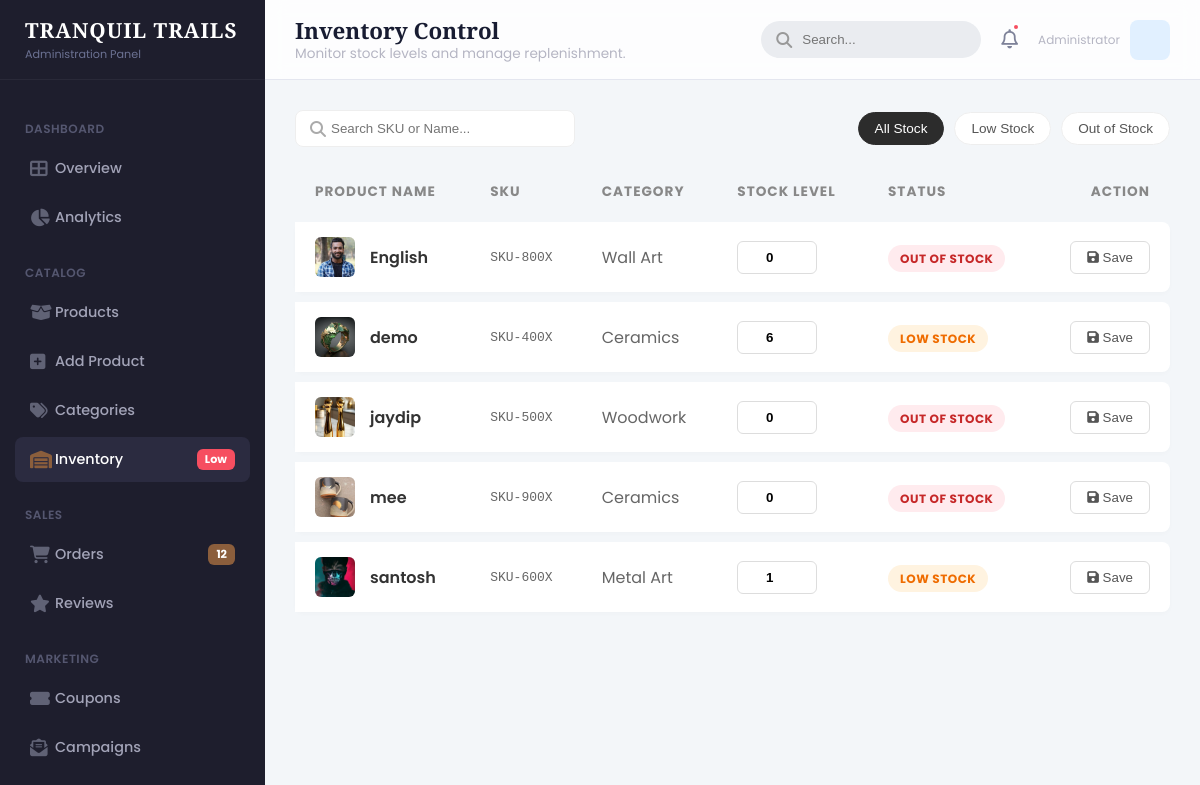
Page /admin-inventory/ on the earlier database version.
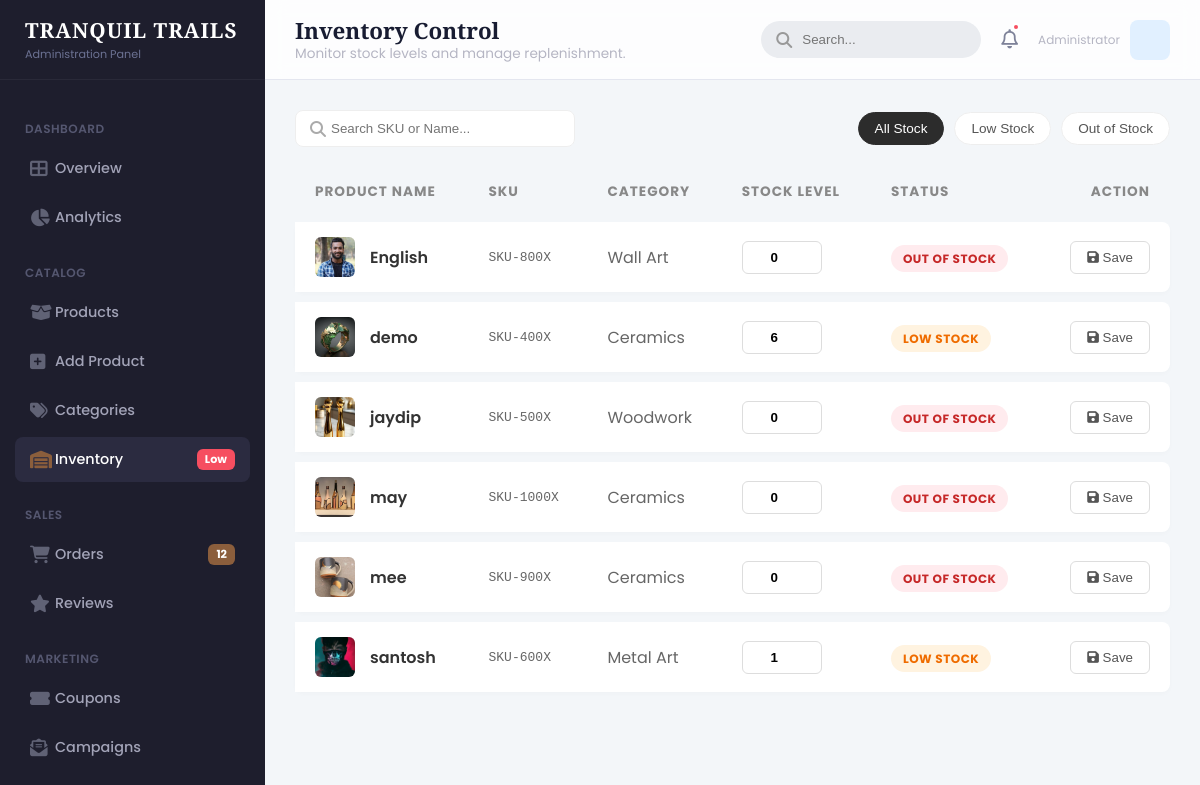
Same page on the later database version.
### core/models.py (models this page shows, shortened)
class Product(models.Model):
    category = models.ForeignKey(Category, related_name='products', on_delete=models.CASCADE)
    name = models.CharField(max_length=200)
    slug = models.SlugField(unique=True)
    image = models.ImageField(upload_to='products/')
    description = models.TextField(blank=True)
    price = models.DecimalField(max_digits=10, decimal_places=2)
    stock = models.PositiveIntegerField(default=0)
    available = models.BooleanField(default=True)
    created_at = models.DateTimeField(auto_now_add=True)
    updated_at = models.DateTimeField(auto_now=True)

class Category(models.Model):
    name = models.CharField(max_length=100)
    slug = models.SlugField(unique=True)
    image = models.ImageField(upload_to='categories/', blank=True, null=True)
    class Meta:
        verbose_name_plural = "Categories"

### core/views.py (the view)
# urls.py: path('admin-inventory/', views.admin_inventory, name='admin_inventory'),
def admin_inventory(request):
    products = Product.objects.all().order_by('name')
    return render(request, 'admin/inventory.html', {'products': products})

### core/templates/admin/inventory.html (shortened to what this page needs)
{% extends 'admin/base_admin.html' %}
{% load static %}
{% block page_title %}Inventory Control{% endblock %}
{% block page_desc %}Monitor stock levels and manage replenishment.{% endblock %}
{% block content %}
<div class="fade-in-up">
    <div style="display: flex; justify-content: space-between; align-items: center; margin-bottom: 25px; flex-wrap: wrap; gap: 20px;">
        <div style="position: relative;">
            <i class="fas fa-search" style="position: absolute; left: 15px; top: 50%; transform: translateY(-50%); color: #aaa;"></i>
            <input type="text" id="invSearch" placeholder="Search SKU or Name..."
                   style="padding: 10px 10px 10px 35px; border: 1px solid #eee; border-radius: 8px; width: 280px; outline: none;">
        </div>
        <div style="display: flex; gap: 10px;">
            <button class="filter-chip active" onclick="filterTable('all', this)">All Stock</button>
            <button class="filter-chip" onclick="filterTable('low', this)">Low Stock</button>
            <button class="filter-chip" onclick="filterTable('out', this)">Out of Stock</button>
        </div>
    </div>
    <table class="modern-table">
        <thead>
            <tr>
                <th>Product Name</th>
                <th>SKU</th>
                <th>Category</th>
                <th>Stock Level</th>
                <th>Status</th>
                <th style="text-align: right;">Action</th>
            </tr>
        </thead>
        <tbody id="inventoryBody">
            {% for p in products %}
            <tr class="table-row"
                data-stock="{{ p.stock|default:0 }}"
                data-name="{{ p.name|lower }}"
                data-sku="SKU-{{ p.id }}">
                <td style="display: flex; align-items: center;">
                    {% if p.image %}
                        <img src="{{ p.image.url }}" class="prod-thumb">
                    {% else %}
                        <div class="prod-thumb" style="display:flex; align-items:center; justify-content:center;"><i class="fas fa-box" style="color:#ccc;"></i></div>
                    {% endif %}
                    <span style="font-weight: 600; color: #333;">{{ p.name }}</span>
                </td>
                <td style="color: #666; font-family: monospace;">SKU-{{ p.id }}00X</td>
                <td style="color: #666;">
                    {% if p.category %}{{ p.category.name }}{% else %}Uncategorized{% endif %}
                </td>
                <form method="POST" action="{% url 'admin_update_stock' p.id %}">
                    <td>
                        <input type="number" name="stock" value="{{ p.stock|default:0 }}" class="stock-input" min="0">
                    </td>
                    <td>
                        {% if p.stock > 10 %}
                            <span class="status-badge status-in">In Stock</span>
                        {% elif p.stock > 0 %}
                            <span class="status-badge status-low">Low Stock</span>
                        {% else %}
                            <span class="status-badge status-out">Out of Stock</span>
                        {% endif %}
                    </td>
                    <td style="text-align: right;">
                        <button type="submit" class="btn-update">
                            <i class="fas fa-save"></i> Save
                        </button>
                    </td>
                </form>
            </tr>
            {% empty %}
            <tr>
                <td colspan="6" style="text-align: center; padding: 40px; color: #999;">
                    No products found in inventory.
                </td>
            </tr>
            {% endfor %}
        </tbody>
    </table>
</div>
{% endblock %}

Differences in the rows shown:
added Product: image (picture), name "may", id "10", category.name "Ceramics", stock "0", shows "OUT OF STOCK"
